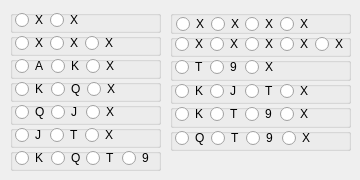
        <widget class="QWidget" name="nsOpenSuit">
         <widget class="QWidget" name="layoutWidget">
          <property name="geometry">
           <rect>
            <x>170</x>
            <y>10</y>
            <width>181</width>
            <height>141</height>
           </rect>
          </property>
          <layout class="QVBoxLayout" name="verticalLayout_44">
           <property name="spacing">
            <number>0</number>
           </property>
           <property name="topMargin">
            <number>0</number>
           </property>
           <item>
            <widget class="QGroupBox" name="groupBox_16">
             <property name="minimumSize">
              <size>
               <width>0</width>
               <height>0</height>
              </size>
             </property>
             <property name="title">
              <string/>
             </property>
             <widget class="QWidget" name="layoutWidget_11">
              <property name="geometry">
               <rect>
                <x>0</x>
                <y>0</y>
                <width>144</width>
                <height>28</height>
               </rect>
              </property>
              <layout class="QHBoxLayout" name="horizontalLayout_14">
               <property name="spacing">
                <number>0</number>
               </property>
               <property name="leftMargin">
                <number>6</number>
               </property>
               <property name="topMargin">
                <number>0</number>
               </property>
               <property name="rightMargin">
                <number>0</number>
               </property>
               <property name="bottomMargin">
                <number>0</number>
               </property>
               <item>
                <widget class="QRadioButton" name="Xxxxns">
                 <property name="sizePolicy">
                  <sizepolicy hsizetype="Minimum" vsizetype="Fixed">
                   <horstretch>0</horstretch>
                   <verstretch>0</verstretch>
                  </sizepolicy>
                 </property>
                 <property name="text">
                  <string>X</string>
                 </property>
                </widget>
               </item>
               <item>
                <widget class="QRadioButton" name="xXxxns">
                 <property name="text">
                  <string>X</string>
                 </property>
                </widget>
               </item>
               <item>
                <widget class="QRadioButton" name="xxXxns">
                 <property name="text">
                  <string>X</string>
                 </property>
                </widget>
               </item>
               <item>
                <widget class="QRadioButton" name="xxxXns">
                 <property name="text">
                  <string>X</string>
                 </property>
                </widget>
               </item>
              </layout>
             </widget>
            </widget>
           </item>
           <item>
            <widget class="QGroupBox" name="groupBox_17">
             <property name="minimumSize">
              <size>
               <width>0</width>
               <height>0</height>
              </size>
             </property>
             <property name="title">
              <string/>
             </property>
             <widget class="QWidget" name="layoutWidget">
              <property name="geometry">
               <rect>
                <x>5</x>
                <y>0</y>
                <width>175</width>
                <height>20</height>
               </rect>
              </property>
              <layout class="QHBoxLayout" name="horizontalLayout_15">
               <property name="spacing">
                <number>0</number>
               </property>
               <item>
                <widget class="QRadioButton" name="Xxxxxns">
                 <property name="text">
                  <string>X</string>
                 </property>
                </widget>
               </item>
               <item>
                <widget class="QRadioButton" name="xXxxxns">
                 <property name="text">
                  <string>X</string>
                 </property>
                </widget>
               </item>
               <item>
                <widget class="QRadioButton" name="xxXxxns">
                 <property name="text">
                  <string>X</string>
                 </property>
                </widget>
               </item>
               <item>
                <widget class="QRadioButton" name="xxxXxns">
                 <property name="text">
                  <string>X</string>
                 </property>
                </widget>
               </item>
               <item>
                <widget class="QRadioButton" name="xxxxXns">
                 <property name="text">
                  <string>X</string>
                 </property>
                </widget>
               </item>
              </layout>
             </widget>
            </widget>
           </item>
           <item>
            <widget class="QGroupBox" name="groupBox_23">
             <property name="title">
              <string/>
             </property>
             <widget class="QWidget" name="layoutWidget_7">
              <property name="geometry">
               <rect>
                <x>0</x>
                <y>0</y>
                <width>109</width>
                <height>20</height>
               </rect>
              </property>
              <layout class="QHBoxLayout" name="horizontalLayout_16">
               <property name="leftMargin">
                <number>5</number>
               </property>
               <property name="rightMargin">
                <number>5</number>
               </property>
               <item>
                <widget class="QRadioButton" name="Tnxns">
                 <property name="text">
                  <string>T</string>
                 </property>
                </widget>
               </item>
               <item>
                <widget class="QRadioButton" name="tNxns">
                 <property name="text">
                  <string>9</string>
                 </property>
                </widget>
               </item>
               <item>
                <widget class="QRadioButton" name="tnXns">
                 <property name="text">
                  <string>X</string>
                 </property>
                </widget>
               </item>
              </layout>
             </widget>
            </widget>
           </item>
           <item>
            <widget class="QGroupBox" name="groupBox_24">
             <property name="title">
              <string/>
             </property>
             <widget class="QWidget" name="layoutWidget_13">
              <property name="geometry">
               <rect>
                <x>0</x>
                <y>0</y>
                <width>143</width>
                <height>20</height>
               </rect>
              </property>
              <layout class="QHBoxLayout" name="horizontalLayout_17">
               <property name="leftMargin">
                <number>5</number>
               </property>
               <property name="rightMargin">
                <number>5</number>
               </property>
               <item>
                <widget class="QRadioButton" name="Kjtxns">
                 <property name="text">
                  <string>K</string>
                 </property>
                </widget>
               </item>
               <item>
                <widget class="QRadioButton" name="kJtxns">
                 <property name="text">
                  <string>J</string>
                 </property>
                </widget>
               </item>
               <item>
                <widget class="QRadioButton" name="kjTxns">
                 <property name="text">
                  <string>T</string>
                 </property>
                </widget>
               </item>
               <item>
                <widget class="QRadioButton" name="kjtXns">
                 <property name="text">
                  <string>X</string>
                 </property>
                </widget>
               </item>
              </layout>
             </widget>
            </widget>
           </item>
           <item>
            <widget class="QGroupBox" name="groupBox_25">
             <property name="title">
              <string/>
             </property>
             <widget class="QWidget" name="layoutWidget_3">
              <property name="geometry">
               <rect>
                <x>0</x>
                <y>0</y>
                <width>144</width>
                <height>20</height>
               </rect>
              </property>
              <layout class="QHBoxLayout" name="horizontalLayout_18">
               <property name="leftMargin">
                <number>5</number>
               </property>
               <property name="rightMargin">
                <number>5</number>
               </property>
               <item>
                <widget class="QRadioButton" name="Ktnxns">
                 <property name="text">
                  <string>K</string>
                 </property>
                </widget>
               </item>
               <item>
                <widget class="QRadioButton" name="kTnxns">
                 <property name="text">
                  <string>T</string>
                 </property>
                </widget>
               </item>
               <item>
                <widget class="QRadioButton" name="ktNxns">
                 <property name="text">
                  <string>9</string>
                 </property>
                </widget>
               </item>
               <item>
                <widget class="QRadioButton" name="ktnXns">
                 <property name="text">
                  <string>X</string>
                 </property>
                </widget>
               </item>
              </layout>
             </widget>
            </widget>
           </item>
           <item>
            <widget class="QGroupBox" name="groupBox_26">
             <property name="title">
              <string/>
             </property>
             <widget class="QWidget" name="layoutWidget_16">
              <property name="geometry">
               <rect>
                <x>0</x>
                <y>0</y>
                <width>146</width>
                <height>20</height>
               </rect>
              </property>
              <layout class="QHBoxLayout" name="horizontalLayout_19">
               <property name="leftMargin">
                <number>5</number>
               </property>
               <property name="rightMargin">
                <number>5</number>
               </property>
               <item>
                <widget class="QRadioButton" name="Qtnxns">
                 <property name="text">
                  <string>Q</string>
                 </property>
                </widget>
               </item>
               <item>
                <widget class="QRadioButton" name="qTnxns">
                 <property name="text">
                  <string>T</string>
                 </property>
                </widget>
               </item>
               <item>
                <widget class="QRadioButton" name="qtNxns">
                 <property name="text">
                  <string>9</string>
                 </property>
                </widget>
               </item>
               <item>
                <widget class="QRadioButton" name="qtnXnx">
                 <property name="text">
                  <string>X</string>
                 </property>
                </widget>
               </item>
              </layout>
             </widget>
            </widget>
           </item>
          </layout>
         </widget>
         <widget class="QWidget" name="layoutWidget">
          <property name="geometry">
           <rect>
            <x>10</x>
            <y>10</y>
            <width>151</width>
            <height>161</height>
           </rect>
          </property>
          <layout class="QVBoxLayout" name="verticalLayout_43">
           <property name="spacing">
            <number>0</number>
           </property>
           <item>
            <widget class="QGroupBox" name="groupBox_15">
             <property name="title">
              <string/>
             </property>
             <widget class="QWidget" name="layoutWidget_6">
              <property name="geometry">
               <rect>
                <x>0</x>
                <y>0</y>
                <width>74</width>
                <height>20</height>
               </rect>
              </property>
              <layout class="QHBoxLayout" name="horizontalLayout_7">
               <property name="leftMargin">
                <number>5</number>
               </property>
               <property name="rightMargin">
                <number>5</number>
               </property>
               <item>
                <widget class="QRadioButton" name="Xxns">
                 <property name="text">
                  <string>X</string>
                 </property>
                </widget>
               </item>
               <item>
                <widget class="QRadioButton" name="xXns">
                 <property name="text">
                  <string>X</string>
                 </property>
                </widget>
               </item>
              </layout>
             </widget>
            </widget>
           </item>
           <item>
            <widget class="QGroupBox" name="groupBox_18">
             <property name="title">
              <string/>
             </property>
             <widget class="QWidget" name="layoutWidget_5">
              <property name="geometry">
               <rect>
                <x>0</x>
                <y>0</y>
                <width>109</width>
                <height>20</height>
               </rect>
              </property>
              <layout class="QHBoxLayout" name="horizontalLayout_8">
               <property name="leftMargin">
                <number>5</number>
               </property>
               <property name="rightMargin">
                <number>5</number>
               </property>
               <item>
                <widget class="QRadioButton" name="Xxxns">
                 <property name="text">
                  <string>X</string>
                 </property>
                </widget>
               </item>
               <item>
                <widget class="QRadioButton" name="xXxns">
                 <property name="text">
                  <string>X</string>
                 </property>
                </widget>
               </item>
               <item>
                <widget class="QRadioButton" name="xxXns">
                 <property name="text">
                  <string>X</string>
                 </property>
                </widget>
               </item>
              </layout>
             </widget>
            </widget>
           </item>
           <item>
            <widget class="QGroupBox" name="groupBox_19">
             <property name="title">
              <string/>
             </property>
             <widget class="QWidget" name="layoutWidget_2">
              <property name="geometry">
               <rect>
                <x>0</x>
                <y>0</y>
                <width>110</width>
                <height>20</height>
               </rect>
              </property>
              <layout class="QHBoxLayout" name="horizontalLayout_9">
               <property name="leftMargin">
                <number>5</number>
               </property>
               <property name="rightMargin">
                <number>5</number>
               </property>
               <item>
                <widget class="QRadioButton" name="Akxns">
                 <property name="text">
                  <string>A</string>
                 </property>
                </widget>
               </item>
               <item>
                <widget class="QRadioButton" name="aKxns">
                 <property name="text">
                  <string>K</string>
                 </property>
                </widget>
               </item>
               <item>
                <widget class="QRadioButton" name="akXns">
                 <property name="text">
                  <string>X</string>
                 </property>
                </widget>
               </item>
              </layout>
             </widget>
            </widget>
           </item>
           <item>
            <widget class="QGroupBox" name="groupBox_20">
             <property name="title">
              <string/>
             </property>
             <widget class="QWidget" name="layoutWidget_9">
              <property name="geometry">
               <rect>
                <x>0</x>
                <y>0</y>
                <width>111</width>
                <height>20</height>
               </rect>
              </property>
              <layout class="QHBoxLayout" name="horizontalLayout_10">
               <property name="leftMargin">
                <number>5</number>
               </property>
               <property name="rightMargin">
                <number>5</number>
               </property>
               <item>
                <widget class="QRadioButton" name="Kqxns">
                 <property name="text">
                  <string>K</string>
                 </property>
                </widget>
               </item>
               <item>
                <widget class="QRadioButton" name="kQxns">
                 <property name="text">
                  <string>Q</string>
                 </property>
                </widget>
               </item>
               <item>
                <widget class="QRadioButton" name="kqXns">
                 <property name="text">
                  <string>X</string>
                 </property>
                </widget>
               </item>
              </layout>
             </widget>
            </widget>
           </item>
           <item>
            <widget class="QGroupBox" name="groupBox_21">
             <property name="title">
              <string/>
             </property>
             <widget class="QWidget" name="layoutWidget_12">
              <property name="geometry">
               <rect>
                <x>0</x>
                <y>0</y>
                <width>110</width>
                <height>20</height>
               </rect>
              </property>
              <layout class="QHBoxLayout" name="horizontalLayout_11">
               <property name="leftMargin">
                <number>5</number>
               </property>
               <property name="rightMargin">
                <number>5</number>
               </property>
               <item>
                <widget class="QRadioButton" name="Qjxns">
                 <property name="text">
                  <string>Q</string>
                 </property>
                </widget>
               </item>
               <item>
                <widget class="QRadioButton" name="qJxns">
                 <property name="text">
                  <string>J</string>
                 </property>
                </widget>
               </item>
               <item>
                <widget class="QRadioButton" name="qjXns">
                 <property name="text">
                  <string>X</string>
                 </property>
                </widget>
               </item>
              </layout>
             </widget>
            </widget>
           </item>
           <item>
            <widget class="QGroupBox" name="groupBox_22">
             <property name="title">
              <string/>
             </property>
             <widget class="QWidget" name="layoutWidget_14">
              <property name="geometry">
               <rect>
                <x>0</x>
                <y>0</y>
                <width>108</width>
                <height>20</height>
               </rect>
              </property>
              <layout class="QHBoxLayout" name="horizontalLayout_12">
               <property name="leftMargin">
                <number>5</number>
               </property>
               <property name="rightMargin">
                <number>5</number>
               </property>
               <item>
                <widget class="QRadioButton" name="Jtxns">
                 <property name="text">
                  <string>J</string>
                 </property>
                </widget>
               </item>
               <item>
                <widget class="QRadioButton" name="jTxns">
                 <property name="text">
                  <string>T</string>
                 </property>
                </widget>
               </item>
               <item>
                <widget class="QRadioButton" name="jtXns">
                 <property name="text">
                  <string>X</string>
                 </property>
                </widget>
               </item>
              </layout>
             </widget>
            </widget>
           </item>
           <item>
            <widget class="QGroupBox" name="groupBox_28">
             <property name="title">
              <string/>
             </property>
             <widget class="QWidget" name="layoutWidget_10">
              <property name="geometry">
               <rect>
                <x>0</x>
                <y>0</y>
                <width>146</width>
                <height>20</height>
               </rect>
              </property>
              <layout class="QHBoxLayout" name="horizontalLayout_13">
               <property name="leftMargin">
                <number>5</number>
               </property>
               <property name="rightMargin">
                <number>5</number>
               </property>
               <item>
                <widget class="QRadioButton" name="Kqtnns">
                 <property name="text">
                  <string>K</string>
                 </property>
                </widget>
               </item>
               <item>
                <widget class="QRadioButton" name="kQtnnx">
                 <property name="text">
                  <string>Q</string>
                 </property>
                </widget>
               </item>
               <item>
                <widget class="QRadioButton" name="kqTnns">
                 <property name="text">
                  <string>T</string>
                 </property>
                </widget>
               </item>
               <item>
                <widget class="QRadioButton" name="kqtNns">
                 <property name="text">
                  <string>9</string>
                 </property>
                </widget>
               </item>
              </layout>
             </widget>
            </widget>
           </item>
          </layout>
         </widget>
        </widget>
